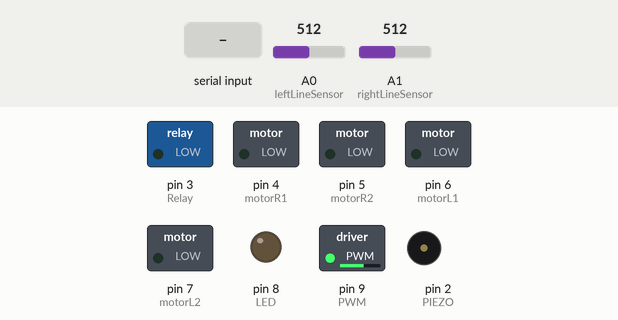
This sketch was run on a simulated Arduino Uno, built with avr-gcc and run on an emulated ATmega328P. On the bench: switched loads named in the sketch (green lamp = pin HIGH), output pins drawn as LEDs (lit = HIGH), buzzer (waves = sounding, pin HIGH). The test bench sets the inputs (shaded band); at power-on: A0 (leftLineSensor) = 512, A1 (rightLineSensor) = 512.

Above: at 1.2 s.
1.3 s: byte 7 (7) received over Serial
At 2.5 s:
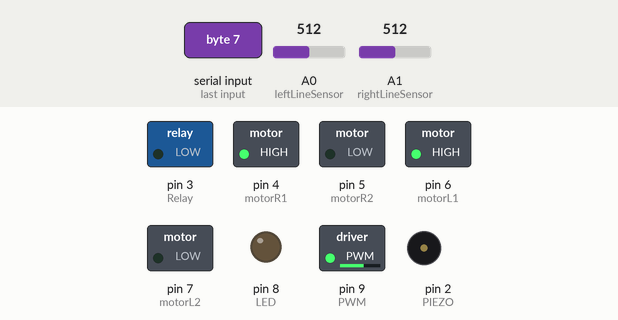
2.8 s: A0 (leftLineSensor) set to 107
4.3 s: A0 (leftLineSensor) set to 92
At 4.9 s:
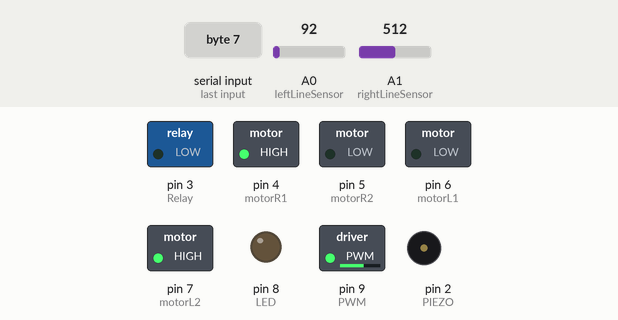
5.8 s: byte 5 (5) received over Serial
At 6.1 s:
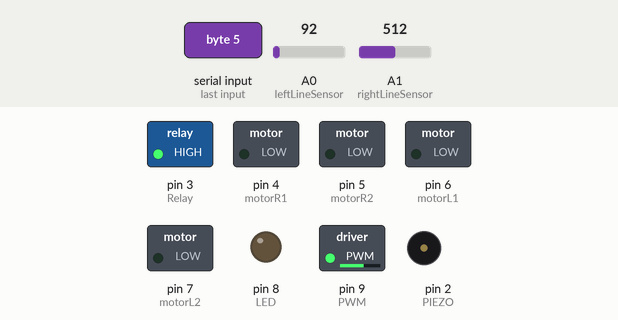
8.3 s: A0 (leftLineSensor) set to 110
At 9.3 s:
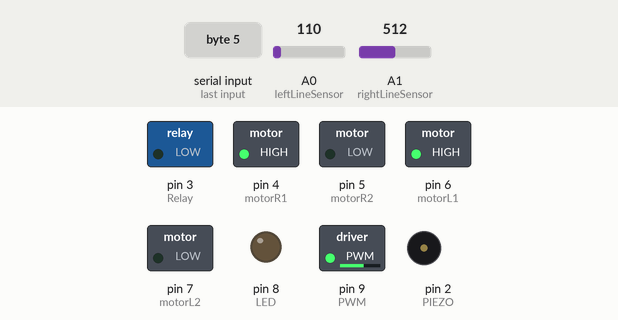
9.8 s: A1 (rightLineSensor) set to 109
11.3 s: A1 (rightLineSensor) set to 93
At 12.6 s:
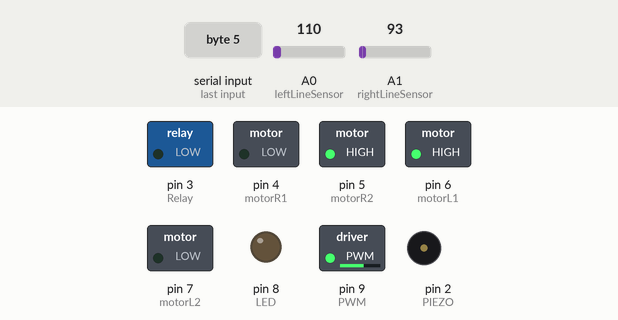
Timing chart, 0 to 13.8 s (numbered marks = the images above; inputs shaded):
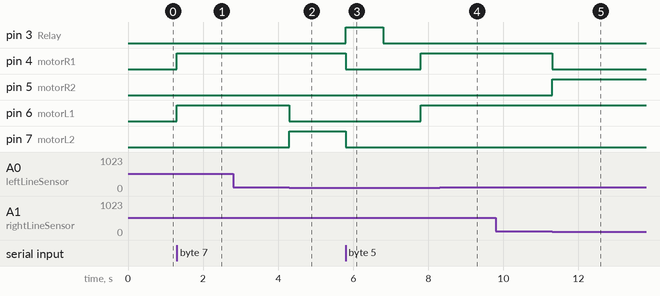

The sketch:

aduino_code.ino
```cpp
//GPIO
#define PIEZO 2 // 피에조 부저
#define Relay 3 // 릴레이
#define motorR1 4
#define motorR2 5
#define motorL1 6
#define motorL2 7
#define LED 8
#define PWM 9

#define leftLineSensor A0
#define rightLineSensor A1
#define centerLineSensor A2
#define TRIG 12 //TRIG 핀 설정 (초음파 보내는 핀)
#define ECHO 13 //ECHO 핀 설정 (초음파 받는 핀)

int Brakeflag =0;
int i;
int select_mode = 0; //mode = 1-> auto mode, mode = 2 -> manual mode
int serial_num = 0;  //serial_number = serial.read
void setup()
{
  //connect
  Serial.begin(9600);
  Serial.setTimeout(50);
  //line sensor
  pinMode(leftLineSensor, INPUT);
  pinMode(rightLineSensor, INPUT);
  pinMode(centerLineSensor, INPUT);
  //choumpa sensor
  pinMode(TRIG, OUTPUT);
  pinMode(ECHO, INPUT);
  //motor
  pinMode(motorR1, OUTPUT);             // 모터1사용 가능 제어핀 출력으로 설정
  pinMode(motorR2, OUTPUT);               // 방향제어를 위한 핀1 출력으로 설정
  pinMode(motorL1, OUTPUT);              // 방향제어를 위한 핀2 출력으로 설정
  pinMode(motorL2, OUTPUT);              // 방향제어를 위한 핀2 출력으로 설정
  digitalWrite(PWM, LOW);         // 일단 모터가 작동하지 않도록 초기화
  //SONG
  pinMode(PIEZO, OUTPUT);
  //Relay
  pinMode(Relay,OUTPUT); // 릴레이를 출력으로 설정
  //LED
  pinMode(LED, OUTPUT);

  analogWrite(PWM, 150);
}

void loop()
{
  serial_num = Serial.read();   //시리얼 넘버를 변수로 loop문 맨 처음에서 받아와 시리얼 넘버를 문제없이 받아낸다.
  if(serial_num==7)             //7번은 자동주행 모드
  {
    select_mode = 1;

  }
  else if(serial_num==8)         //8번은 수동주행 모드
  {
    select_mode = 2;
    //Serial.println(Serial.read());
  }

  //direction_num = Serial.read();
  switch (select_mode){
    case 1:                     //1번(자동주행 모드)인 경우 원을 인식하면 분사하고 주행하는 과정이 case 1이다.
      LineTracer();
      if(serial_num==5)
      {
         Stop();
         digitalWrite(Relay,HIGH);//분사 동작하기
         delay(1000);
         digitalWrite(Relay,LOW);
         delay(1000);
         Forward();
         delay(1000);
         LineTracer();
        Serial.end();
        Serial.begin(9600);
      }
      else if(serial_num==2)
      {
        Serial.println("0");
        //LineTracer();
      }
      break;
    case 2:                      //수동주행 모드에서 의 모든 수행 과정을 담은  case2 이다.
      if(serial_num==3)
       {
         Forward();
        }
      else if(serial_num==4)
      {
        Back();
      }
      else if(serial_num==1)
      {
        Right();
      }
      else if(serial_num==6)
      {
        Left();
        Serial.println(Serial.read());
      }
      else if(serial_num==9)
      {
        Stop();
        Serial.println(Serial.read());
      }
      else if(serial_num==10)
      {
        digitalWrite(Relay,HIGH);//분사 동작하기
      }
      break;
  }

}

void Forward()
{
    digitalWrite(motorR1, HIGH);
    digitalWrite(motorR2, LOW);
    digitalWrite(motorL1, HIGH);
    digitalWrite(motorL2, LOW);
}
void Back()
{
    digitalWrite(motorR1, LOW);
    digitalWrite(motorR2, HIGH);
    digitalWrite(motorL1, LOW);
    digitalWrite(motorL2, HIGH);
}
void Stop()
{
    digitalWrite(motorR1, LOW);
    digitalWrite(motorR2, LOW);
    digitalWrite(motorL1, LOW);
    digitalWrite(motorL2, LOW);
}
void Right()
{
    digitalWrite(motorR1, LOW);
    digitalWrite(motorR2, HIGH);
    digitalWrite(motorL1, HIGH);
    digitalWrite(motorL2, LOW);
}
void Left()
{
    digitalWrite(motorR1, HIGH);
    digitalWrite(motorR2, LOW);
    digitalWrite(motorL1, LOW);
    digitalWrite(motorL2, HIGH);
}

void LineTracer()
{
  if(analogRead(centerLineSensor<100)) // 중간 센서가 검정색을 읽을때(반사x)
  {
    if (analogRead(leftLineSensor)>100 && analogRead(rightLineSensor)>100)
    {
      Forward();
    }
// 만약 왼쪽 센서만 ‘선감지(반사신호X)’ 경우 :  좌회전
    else if (analogRead(leftLineSensor)<100 && analogRead(rightLineSensor)>100)
    {
      Left();
    }
// 만약 오른쪽 센서만 ‘선감지(반사신호X)’ 경우 :  우회전
    else if (analogRead(leftLineSensor)>100 && !analogRead(rightLineSensor) < 100)
    {
      Right();
    }
// 만약 양쪽 센서 모두 ‘선감지(반사신호X)’ 경우 :  정지
    else if (analogRead(leftLineSensor)<100 && analogRead(rightLineSensor)<100)
    {
      Stop();
    }
  }
  else  // 중간 센서가 흰색을 읽을때(반사o)
  {
    if(analogRead(leftLineSensor)>100 && analogRead(rightLineSensor)>100)
    {
     Right();
    }
  }
}

//////////////////////////////////////////////////////////////////
//Crush Brake
void CrushBrake()
{
    long duration, distance;

    digitalWrite(TRIG, LOW);
    delayMicroseconds(2);
    digitalWrite(TRIG, HIGH);
    delayMicroseconds(10);
    digitalWrite(TRIG, LOW);
    duration = pulseIn (ECHO, HIGH); //물체에 반사되어돌아온 초음파의 시간을 변수에 저장합니다.

    //34000*초음파가 물체로 부터 반사되어 돌아오는시간 /1000000 / 2(왕복값이아니라 편도값이기때문에 나누기2를 해줍니다.
    //초음파센서의 거리값이 위 계산값과 동일하게 Cm로 환산되는 계산공식 입니다. 수식이 간단해지도록 적용했습니다.
    distance = duration * 17 / 1000;

    if(distance <= 10)
    {
      Stop();
    }

}
```

Measured:
- the behaviour switches between 100 and 99 on A0 (leftLineSensor) (found by bisection; images 1 and 2)
- the behaviour switches between 101 and 100 on A1 (rightLineSensor) (found by bisection; images 4 and 5)
- after the input at 1.3 s, pin 4 (motorR1), pin 6 (motorL1): LOW → HIGH at once
- after the input at 2.8 s, every drawn part: stays the same
- after the input at 4.3 s, pin 6 (motorL1): HIGH → LOW at once; pin 7 (motorL2): LOW → HIGH at once
- after the input at 5.8 s, pin 3 (Relay): LOW → HIGH at once, → LOW 1.0 s later; pin 4 (motorR1): HIGH → LOW at once, → HIGH 2.0 s later; pin 6 (motorL1): LOW → HIGH after 2.0 s; pin 7 (motorL2): HIGH → LOW at once
- after the input at 8.3 s, pin 6 (motorL1): stays HIGH (without the input it goes to LOW after 0.50 s); pin 7 (motorL2): stays LOW (without the input it goes to HIGH after 0.50 s)
- after the input at 9.8 s, every drawn part: stays the same
- after the input at 11.3 s, pin 4 (motorR1): HIGH → LOW at once; pin 5 (motorR2): LOW → HIGH at once
